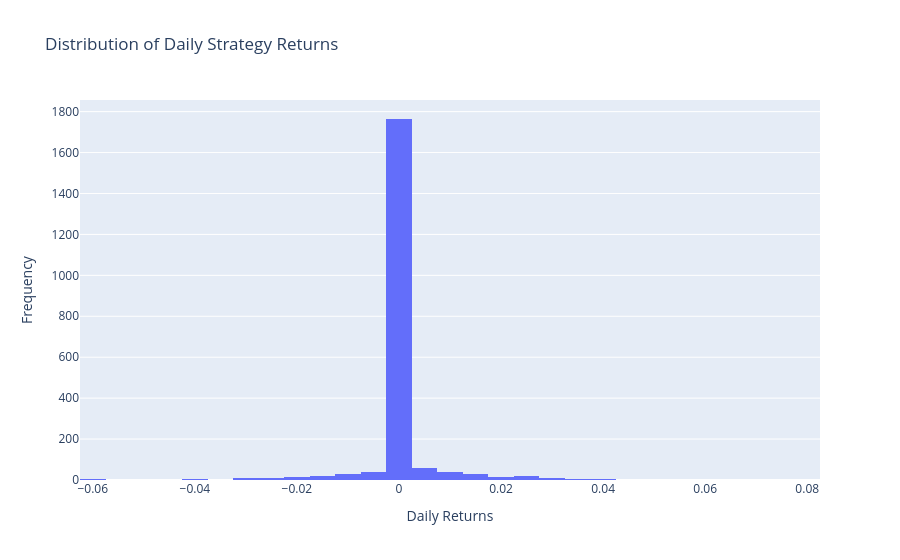

The cell this chart's notebook holds for it:
### Markdown cell above
#### Daily Strategy Returns Histogram
The histogram below shows the distribution of the daily returns of our strategy. This helps us understand the frequency and magnitude of daily profits and losses.

### Code cell
# Plot the histogram of daily strategy returns
fig = px.histogram(data, x="strategy_ret", nbins=30, title='Distribution of Daily Strategy Returns')
fig.update_layout(xaxis_title='Daily Returns', yaxis_title='Frequency', height=500)
fig.show()

### Figure 1 — Plotly figure (JSON) as saved in the notebook; plotly's stock layout.template omitted (floating-point values rounded to 4 significant figures; data arrays with more than 128 entries replaced by an {"elided": "..."} marker saying what was removed)
{"data": [{"alignmentgroup": "True", "bingroup": "x", "hovertemplate": "strategy_ret=%{x}<br>count=%{y}<extra></extra>", "legendgroup": "", "marker": {"color": "#636efa", "pattern": {"shape": ""}}, "name": "", "nbinsx": 30, "offsetgroup": "", "orientation": "v", "showlegend": false, "type": "histogram", "x": {"elided": "2091 float values"}, "xaxis": "x", "yaxis": "y"}], "layout": {"autosize": true, "barmode": "relative", "legend": {"tracegroupgap": 0}, "title": {"text": "Distribution of Daily Strategy Returns"}, "xaxis": {"anchor": "y", "autorange": true, "domain": [0, 1], "range": [-0.0625, 0.0825], "title": {"text": "Daily Returns"}, "type": "linear"}, "yaxis": {"anchor": "x", "autorange": true, "domain": [0, 1], "range": [0, 1857.0], "title": {"text": "Frequency"}}}}
